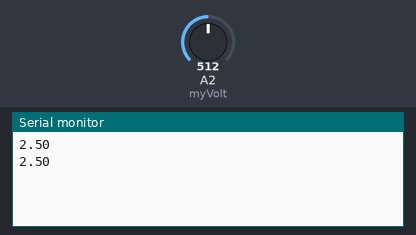
A sketch run on a simulated Arduino Uno, built with avr-gcc and run on an emulated ATmega328P. Shown: the last lines printed to the serial monitor. The test bench sets the inputs (shaded band); at power-on: A2 (myVolt) = 512.

Above: at 1.5 s.
1.6 s: A2 (myVolt) set to 716
At 1.6 s:
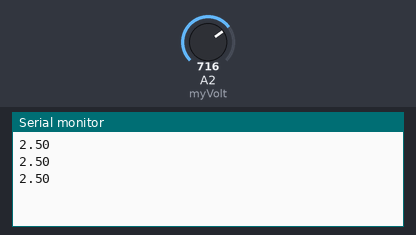
3.1 s: A2 (myVolt) set to 900
At 3.1 s:
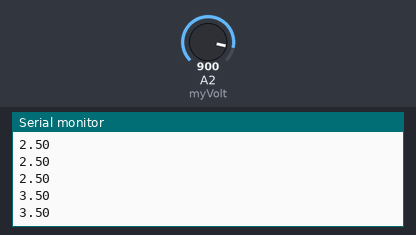
Timing chart, 0 to 6.1 s (numbered marks = the images above; inputs shaded):
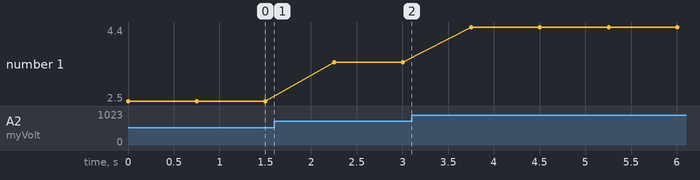

The sketch:

Reading_voltage_from_Potentiometer.ino
```cpp
int myVolt =A2;
int readVal;
float v2;


void setup()
{


  Serial.begin(9600);


}

void loop()
{

readVal=analogRead(myVolt);
v2=(5./1023.)*readVal;
Serial.println(v2);
delay(750);


}
```

Measured:
- plotted number 1: 2.5 → 3.5 after the input at 1.6 s, 3.5 → 4.4 after the input at 3.1 s
